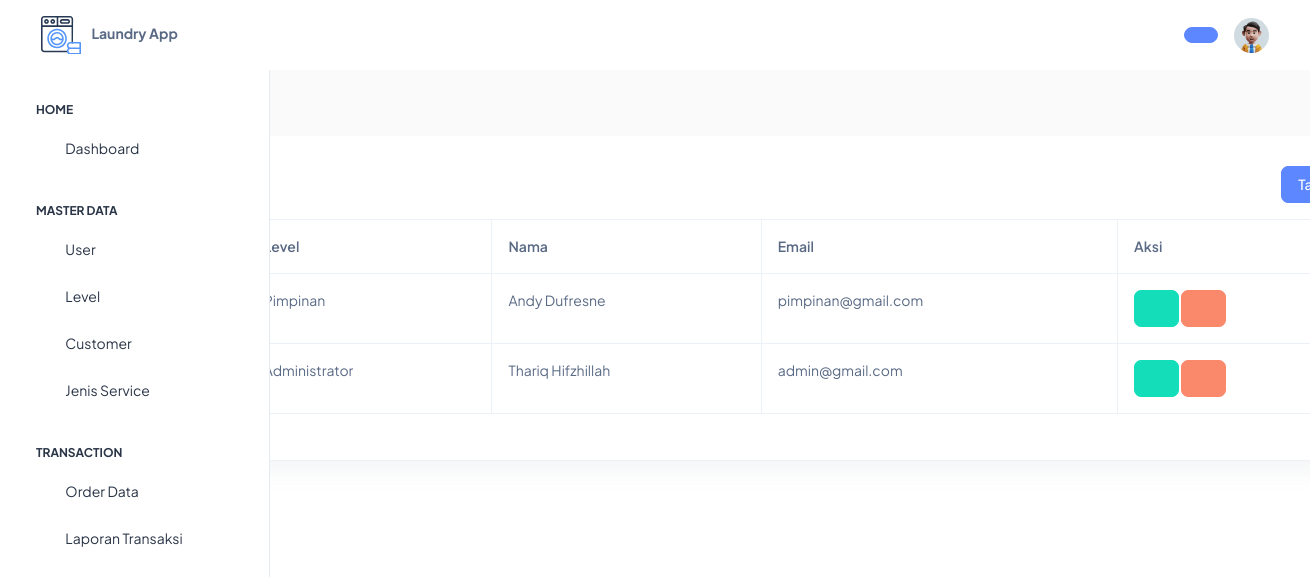
Screenshot of /user.php with the database file from the repository.
### tables this page shows
CREATE TABLE `user` (
  `id` int(11) NOT NULL,
  `id_level` int(11) NOT NULL,
  `name` varchar(50) NOT NULL,
  `email` varchar(60) NOT NULL,
  `password` varchar(50) NOT NULL,
  `created_at` timestamp NOT NULL DEFAULT current_timestamp(),
  `updated_at` timestamp NOT NULL DEFAULT current_timestamp() ON UPDATE current_timestamp()
);

CREATE TABLE `level` (
  `id` int(11) NOT NULL,
  `level_name` varchar(50) NOT NULL,
  `created_at` timestamp NOT NULL DEFAULT current_timestamp(),
  `updated_at` timestamp NOT NULL DEFAULT current_timestamp() ON UPDATE current_timestamp()
);

### user.php (the view, shortened to what this page needs)
<?php
include 'koneksi.php';
$queryUser = mysqli_query($koneksi, "SELECT level.level_name, user.* FROM user LEFT JOIN level ON level.id = user.id_level ORDER BY id DESC");
?>
<!DOCTYPE html>
<html lang="en" class="light-style layout-menu-fixed" dir="ltr" data-theme="theme-default" data-assets-path="assets/"
    data-template="vertical-menu-template-free">
<head>
    <?php include 'inc/hea.php'; ?>
</head>
<body>
    <div class="layout-wrapper layout-content-navbar">
        <div class="layout-container">
            <?php include 'inc/side.php'; ?>
            <div class="layout-page">
                <?php include 'inc/nav.php'; ?>
                <div class="content-wrapper">
                    <div class="container-xxl flex-grow-1 container-p-y">
                        <div class="row">
                            <div class="col-sm-12" style="margin-left: 100px;">
                                <div class="card">
                                    <div class="card-header fw-bold" style="font-size: x-large;">Data User</div>
                                    <div class="card-body">
                                        <div class="mb-3" align="right">
                                            <a href="add-user.php" class="btn btn-primary">Tambah</a>
                                        </div>
                                        <table class="table table-bordered">
                                            <thead>
                                                <tr>
                                                    <th>No</th>
                                                    <th>Level</th>
                                                    <th>Nama</th>
                                                    <th>Email</th>
                                                    <th>Aksi</th>
                                                </tr>
                                            </thead>
                                            <tbody>
                                                <?php $no = 1; while ($rowUser = mysqli_fetch_assoc($queryUser)): ?>
                                                <tr>
                                                    <td><?php echo $no++ ?></td>
                                                    <td><?php echo $rowUser['level_name'] ?></td>
                                                    <td><?php echo $rowUser['name'] ?></td>
                                                    <td><?php echo $rowUser['email'] ?></td>
                                                    <td>
                                                        <a class="btn btn-success"
                                                            href="add-user.php?edit=<?php echo $rowUser['id'] ?>"><i
                                                                class="ti ti-edit"></i></a>
                                                        <a class="btn btn-danger"
                                                            onclick="return confirm('Apakah Anda Yakin untuk Menghapus Data Ini?')"
                                                            href="user.php?delete=<?php echo $rowUser['id'] ?>"><i
                                                                class="ti ti-trash"></i></a>
                                                    </td>
                                                </tr>
                                                <?php endwhile ?>
                                            </tbody>
                                        </table>
                                    </div>
                                </div>
                            </div>
                        </div>
                    </div>
                </div>
            </div>
        </div>
    </div>
</body>
</html>

### rows the page displays
user: id_level.level_name "Pimpinan", name "Andy Dufresne", email "pimpinan@gmail.com"
user: id_level.level_name "Administrator", name "Thariq Hifzhillah", email "admin@gmail.com"
